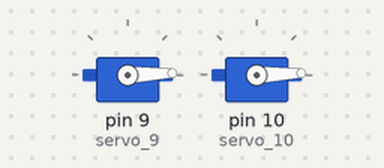
The sketch below on a simulated Arduino Uno, built with avr-gcc and run on an emulated ATmega328P. On the bench: 2 × servo.

Above: at 0.05 s.
At 1.15 s:
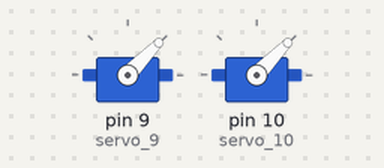
At 2.25 s:
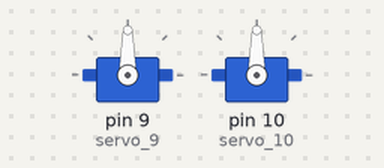
At 4.5 s:
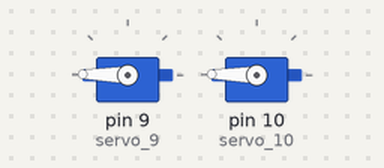
Timing chart, 0 to 5.9 s (numbered marks = the images above):
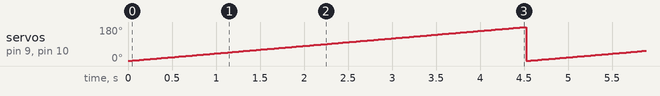

The sketch:

bodacious_blad1.ino
```cpp
#include <Servo.h>

int position = 0;

int i = 0;

int j = 0;

Servo servo_9;

Servo servo_10;

void setup()
{
  servo_9.attach(9);

  servo_10.attach(10);

}

void loop()
{
  position = 0;
  for (position = 1; position <= 179; position += 1) {
    servo_9.write(position);
    servo_10.write(position);
    delay(25); // Wait for 25 millisecond(s)
  }
  for (position = 179; position >= 1; position -= 1) {
      servo_9.write(position);
      servo_10.write(position);
  }
}
```

Measured:
- by itself, servo on pin 9 (servo_9), servo on pin 10 (servo_10): ramps from 1° to 179° and jumps back, once every 4.5 s
